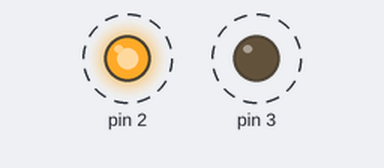
Simulated run of this sketch. Board: Arduino Uno, built with avr-gcc and run on an emulated ATmega328P. Shown: output pins drawn as LEDs (lit = HIGH). Dashed ring = blinking.

Above: at 0.5 s.
Timing chart, 0 to 4.6 s (numbered marks = the images above):
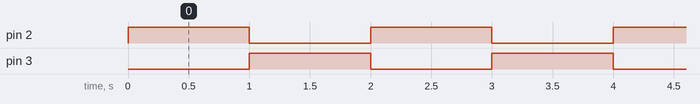

Measured:
- by itself, pin 2, pin 3: alternates HIGH for 1.0 s and LOW for 1.0 s

The sketch:

exercicio1.ino
```cpp
class Led {
    private:
        unsigned int portaDeSaida;
        bool estadoDoLed;

    public:
        Led(unsigned int portaDeSaida);
        void declaraLed();
        bool getEstadoDoLed();
        bool alternaEstadoLed();
        bool ligaLed();
        bool desligaLed();
        ~Led() {}
};

Led::Led(unsigned int portaDeSaida) {
    this->portaDeSaida = portaDeSaida;
    Led::desligaLed();
}

bool Led::ligaLed() {
    digitalWrite(this->portaDeSaida, HIGH);
    this->estadoDoLed = true;
    return this->estadoDoLed;
}

bool Led::desligaLed() {
    digitalWrite(this->portaDeSaida, LOW);
    this->estadoDoLed = false;
    return this->estadoDoLed;
}

void Led::declaraLed() {
    pinMode(this->portaDeSaida, OUTPUT);
}

bool Led::getEstadoDoLed() {
    return this->estadoDoLed;
}

bool Led::alternaEstadoLed() {
    if (this->getEstadoDoLed()) {
        return this->desligaLed();
    }
    return this->ligaLed();
}

Led azul = Led(2);
Led verde = Led(3);
Led leds[] = {azul,verde};

void setup(){
    for (int i = 0; i < 2; i++) {
        leds[i].declaraLed();
    }
    azul.alternaEstadoLed();
}

void loop(){
    delay(1000);
    azul.alternaEstadoLed();
    verde.alternaEstadoLed();
    // for (int i = 0; i < 2; i++) leds[i].alternaEstadoLed();
}
```
